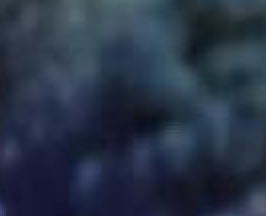
#> input picture referencia.png, 133 x 108 px (shown 2 times larger); the run also reads 1 picture not shown here
$ python main.py
#> lines starting #> are read from the running program, lines starting #| are printed output that depends on the picture; after the words box and inside, x2 and y2 are one past the last pixel; in counts of white or black regions, pixels touching at a corner belong together
### return_constant_pixel_to_meter.py
import cv2 as cv
import numpy as np

def return_constant_pixel_to_meter(real_distance_representated, scale_image_path):
#> called with real_distance_representated = 20, scale_image_path = 'escala.png'
    escala = cv.imread(scale_image_path)

    escala_gray = cv.cvtColor(escala, cv.COLOR_BGR2GRAY)
    ret, thresh = cv.threshold(escala_gray, 200, 255, cv.THRESH_BINARY)

    bigger_line_length = 0
    bigger_line = []

    for y in range(0, thresh.shape[0]):
        line_in_analysis = [[0,0], [0,0]]
        last_pixel_was_white = False
        for x in range(0, thresh.shape[1]):
            pixel_is_white = thresh[y,x] == 255

            if pixel_is_white:
                if not last_pixel_was_white:
                    line_in_analysis[0] = [y,x]
            else:
                if last_pixel_was_white:
                    line_in_analysis[1] = [y,x]

                    line_length = (line_in_analysis[1][1] - line_in_analysis[0][1]) #+ 1

                    if line_length > bigger_line_length:
                        bigger_line_length = line_length
                        bigger_line = line_in_analysis

            last_pixel_was_white = pixel_is_white
#> after the loop, bigger_line = [[7, 31], [7, 100]]; bigger_line_length = 69


    return real_distance_representated / (bigger_line_length-4)

### feature_tracker.py
import cv2 as cv
import numpy as np

def return_tree_hsv_interval(reference_tree_img_path):
    reference_tree = cv.imread(reference_tree_img_path)
    reference_tree_hsv = cv.cvtColor(reference_tree, cv.COLOR_BGR2HSV)

    max_values = (256, 256, 256)
    lowest = np.array([255, 255, 255])
    highest = np.array([0, 0, 0])

    for channel in range(3):
        max_value = max_values[channel]
        reference_tree_hsv_histogram = cv.calcHist([reference_tree_hsv], [channel], None, [max_value], [0, max_value])
        for value, pixel_amount in enumerate(reference_tree_hsv_histogram):
            if pixel_amount <= 0: continue

            if value > highest[channel]:
                highest[channel] = value
            if value < lowest[channel]:
                lowest[channel] = value

    return [lowest, highest]

### main.py
import cv2 as cv
import numpy as np
from return_constant_pixel_to_meter import return_constant_pixel_to_meter
from initial_mask_identifier import return_initial_mask
from feature_tracker import return_tree_hsv_interval

# Paths
original_image_path = "Condominio_original.png"
delimitated_image_path = "Condominio_delimitado.png"
reference_tree_path = "referencia.png"
scale_path = "escala.png"

# Input
print("Você deseja aplicar uma imagem delimitadora? [S/N]")
print("(Qualquer outra entrada diferente de [S/N], será compreendida como [N])")
should_apply_initial_mask = input() in ["S", "s"]
if should_apply_initial_mask:
    print("Você quer analisar somente a Maior forma delimitada ou Todas as formas delimitadas? [M/T]")
    print("(Qualquer outra entrada diferente de [M/T], será compreendida como [T])")
    should_analyze_just_the_biggest_shape = input() in ["M", "m"]
print("Qual o tamanho que representa sua escala? ")
print("Distancias consideradas invalidas serão automaticamente reajustadas para 20m")
real_distance_representated = input()
if not real_distance_representated.isdigit():
    real_distance_representated = 20
real_distance_representated = int(real_distance_representated)

# Definidor de Escala
pixel_to_meter = return_constant_pixel_to_meter(real_distance_representated, scale_path)
#> pixel_to_meter = 0.308
square_pixel_to_square_meter = pixel_to_meter**2
#> square_pixel_to_square_meter = 0.0947

# Rastreador de Características
lowest, highest = return_tree_hsv_interval(reference_tree_path)
#> in return_tree_hsv_interval, reference_tree is the input picture: shape (108, 133, 3); mean B, G, R 70.5, 51.5, 39.5
#> in return_tree_hsv_interval, `reference_tree_hsv = cv.cvtColor(reference_tree, cv.COLOR_BGR2HSV)`: reference_tree_hsv: shape (108, 133, 3); mean H, S, V 108.4, 115.7, 70.5
#> after the loop in return_tree_hsv_interval, `for channel in range(3):`: highest = [124, 188, 118]; lowest = [95, 57, 28]
#> lowest = [95, 57, 28]; highest = [124, 188, 118]

# Importar Imagem Base
img = cv.imread(original_image_path)
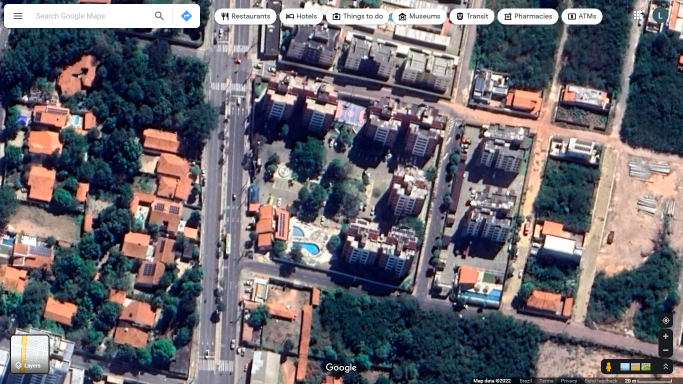
#> input picture Condominio_original.png, 1366 x 768 px (shown at 1/2 size)
#> img is the input picture: shape (768, 1366, 3); mean B, G, R 109.7, 102.8, 105.5
hsv = cv.cvtColor(img, cv.COLOR_BGR2HSV)
#> hsv: shape (768, 1366, 3); mean H, S, V 85.1, 92.9, 122.7

# Aplicar máscara inicial
if should_apply_initial_mask:
    initial_mask, inital_mask_pixel_amout = return_initial_mask(original_image_path, delimitated_image_path, should_analyze_just_the_biggest_shape)
    hsv = cv.bitwise_and(hsv, hsv, mask=initial_mask)

# Aplicar máscara de cor
color_mask = cv.inRange(hsv, lowest, highest)
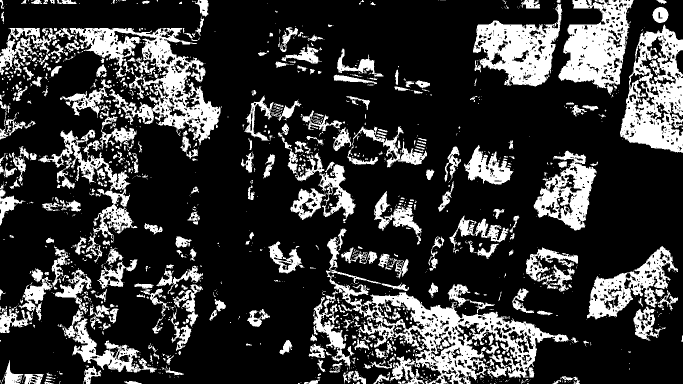
#> color_mask: shape (768, 1366) (shown at 1/2 size); 22.1% white; 1489 white regions (1064 under 20 px), largest, box (x1, y1, x2, y2) and area: (652, 457, 1138, 768) 27707, (139, 56, 444, 291) 20516, (1240, 49, 1366, 306) 17580
img_with_color_mask = cv.bitwise_and(img, img, mask=color_mask)

cv.imshow('Original', img)
cv.imshow('masked', img_with_color_mask)

# Definição do Centroíde
gray_img_with_color_mask = cv.cvtColor(img_with_color_mask, cv.COLOR_BGR2GRAY)
ret, img_with_color_mask_thresholded = cv.threshold(gray_img_with_color_mask, 15, 255 , cv.THRESH_BINARY)
#> img_with_color_mask_thresholded: shape (768, 1366); 22% white; 1468 white regions (1033 under 20 px), largest, box (x1, y1, x2, y2) and area: (652, 457, 1138, 768) 27621, (139, 56, 444, 290) 20212, (1240, 49, 1366, 306) 17565
blurred_thresh = cv.blur(img_with_color_mask_thresholded, (7,7))
ret, smooth_thresh = cv.threshold(blurred_thresh, 20, 255, cv.THRESH_BINARY)
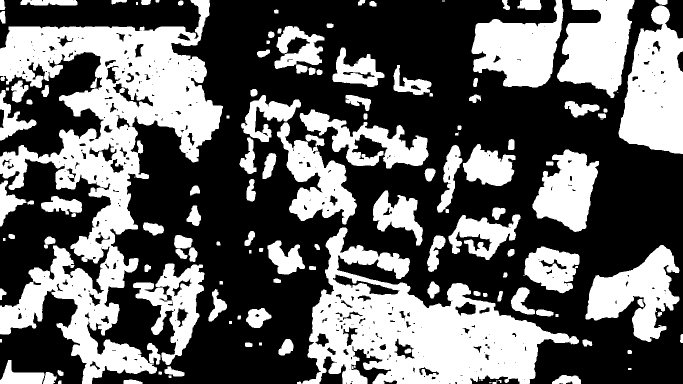
#> smooth_thresh: shape (768, 1366) (shown at 1/2 size); 39.4% white; 140 white regions (12 under 20 px), largest, box (x1, y1, x2, y2) and area: (0, 0, 446, 768) 120144, (594, 455, 1158, 768) 77026, (1237, 11, 1366, 308) 26257

vegetation_pixel_amount = 0
sum_of_x_coordinates = 0
sum_of_y_coordinates = 0

masked_height, masked_width = gray_img_with_color_mask.shape
#> masked_height = 768; masked_width = 1366
for y in range(masked_height):
    for x in range(masked_width):
        if img_with_color_mask_thresholded[y,x]:
            vegetation_pixel_amount += 1
            sum_of_y_coordinates += y
            sum_of_x_coordinates += x
#> after the loop, sum_of_x_coordinates = 168181192; sum_of_y_coordinates = 86461992; vegetation_pixel_amount = 230352

centroid_y = round(sum_of_y_coordinates/vegetation_pixel_amount)
#> centroid_y = 375
centroid_x = round(sum_of_x_coordinates/vegetation_pixel_amount)
#> centroid_x = 730
centroid_position = (centroid_y, centroid_x)
#> centroid_position = (375, 730)

# Definidor de area efetivamente arborizada
total_area_pixel_amount = img.shape[0] * img.shape[1] if not should_apply_initial_mask else inital_mask_pixel_amout
#> total_area_pixel_amount = 1049088
vegetation_percentage_area = round((vegetation_pixel_amount / (total_area_pixel_amount)) * 100, 3)
#> vegetation_percentage_area = 21.96

real_total_area = round(total_area_pixel_amount * square_pixel_to_square_meter, 2)
#> real_total_area = 99321.9
real_vegetation_area = round(vegetation_pixel_amount * square_pixel_to_square_meter, 2)
#> real_vegetation_area = 21808.5

# Determinador de Contornos
edges = cv.Canny(cv.bitwise_not(smooth_thresh), 120, 140)
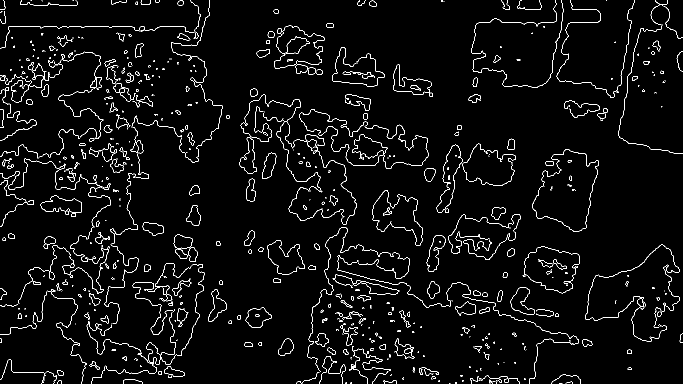
#> edges: shape (768, 1366) (shown at 1/2 size); 3.4% white in thin lines or dots
contours, hierarch = cv.findContours(edges, cv.RETR_EXTERNAL, cv.CHAIN_APPROX_SIMPLE)
#> contours = 710 contours, 570 with area under 20; largest, box (x1, y1, x2, y2) and area: (534, 480, 610, 549) 2980, (873, 289, 925, 425) 2814, (1021, 574, 1070, 629) 1384, (491, 615, 543, 656) 1340, (416, 578, 454, 643) 1042
img_with_contours = cv.drawContours(img_with_color_mask.copy(), contours, -1, (255, 0, 0), 2)
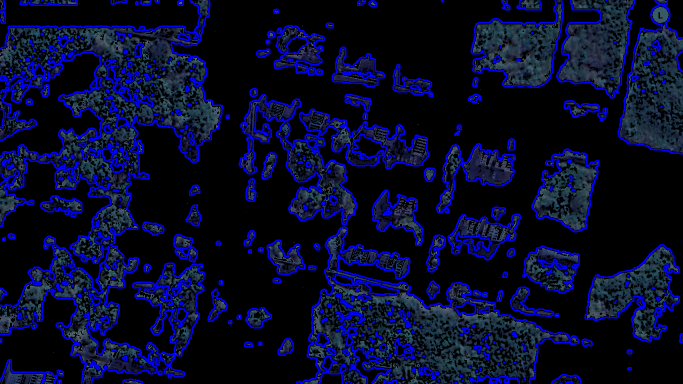
#> img_with_contours: shape (768, 1366, 3) (shown at 1/2 size); mean B, G, R 44.5, 11.7, 7.9

# Gerador de Imagem Final
base_darkened_img = cv.convertScaleAbs(img.copy(), alpha=0.2, beta=0)
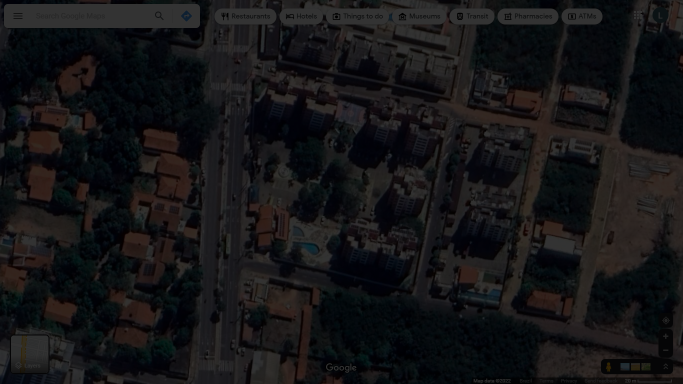
#> base_darkened_img: shape (768, 1366, 3) (shown at 1/2 size); mean B, G, R 21.9, 20.5, 21.1
result_over_base_img = cv.bitwise_or(base_darkened_img, img_with_contours)
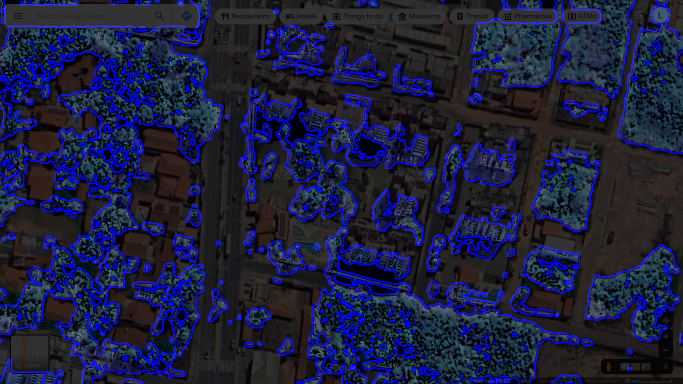
#> result_over_base_img: shape (768, 1366, 3) (shown at 1/2 size); mean B, G, R 62.7, 31, 28.1
cv.imshow('Resultado sobre Imagem Base', result_over_base_img)

if should_apply_initial_mask:
    initial_mask_darkened_img = cv.bitwise_and(base_darkened_img, base_darkened_img, mask=initial_mask)
    result_over_inital_mask = cv.bitwise_or(initial_mask_darkened_img, img_with_contours)
    cv.imshow('Resultado sobre Imagem sob mascara inicial', result_over_inital_mask )

# Output das Informações Obtidas:
print()
print(f"De um total de {real_total_area}m², {real_vegetation_area}m² estão arborizados!")
#| De um total de 99321.94m², 21808.47m² estão arborizados!
print(f"Isso representa uma arborização de {vegetation_percentage_area}%")
#| Isso representa uma arborização de 21.957%

# Fim
cv.waitKey(0)
